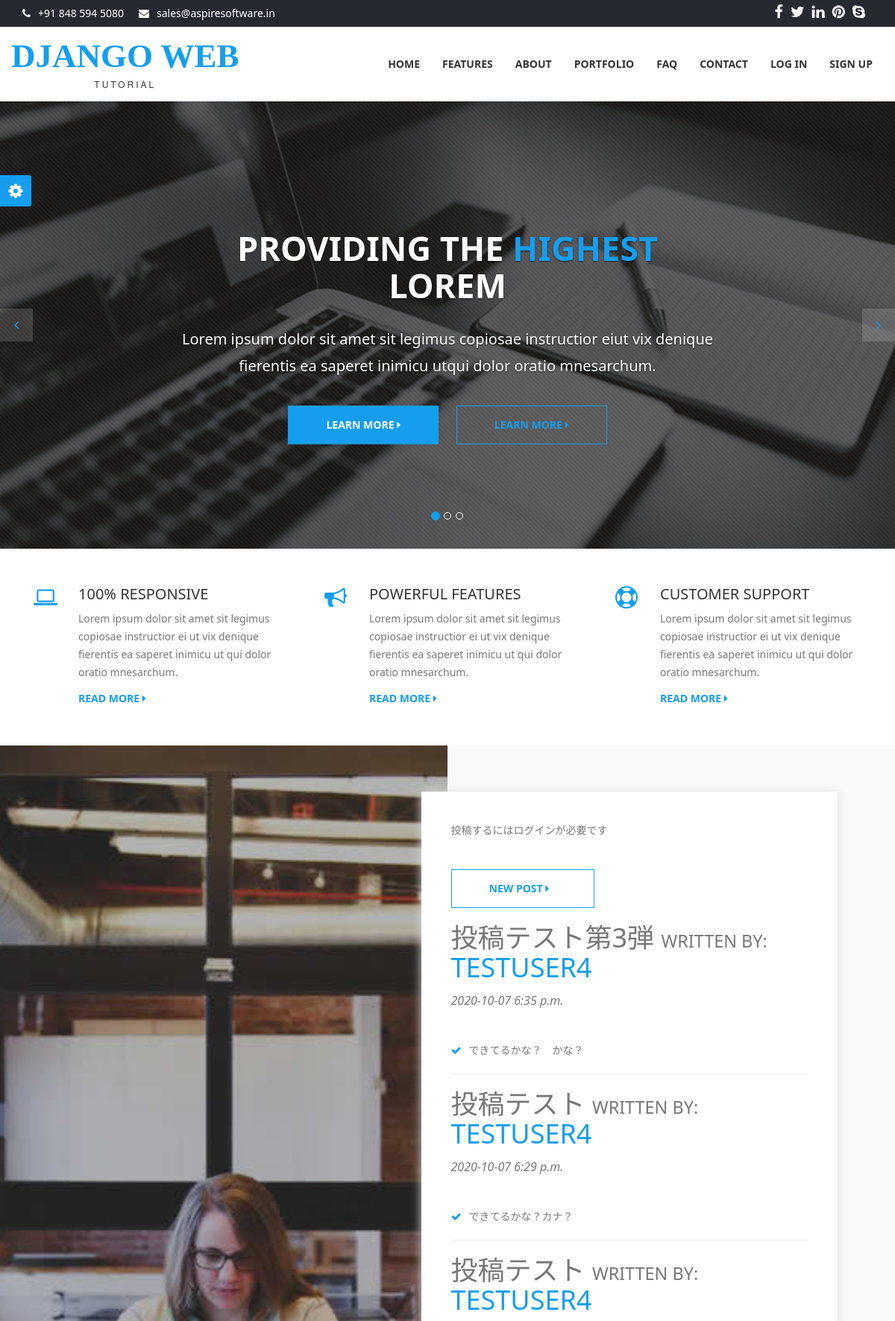
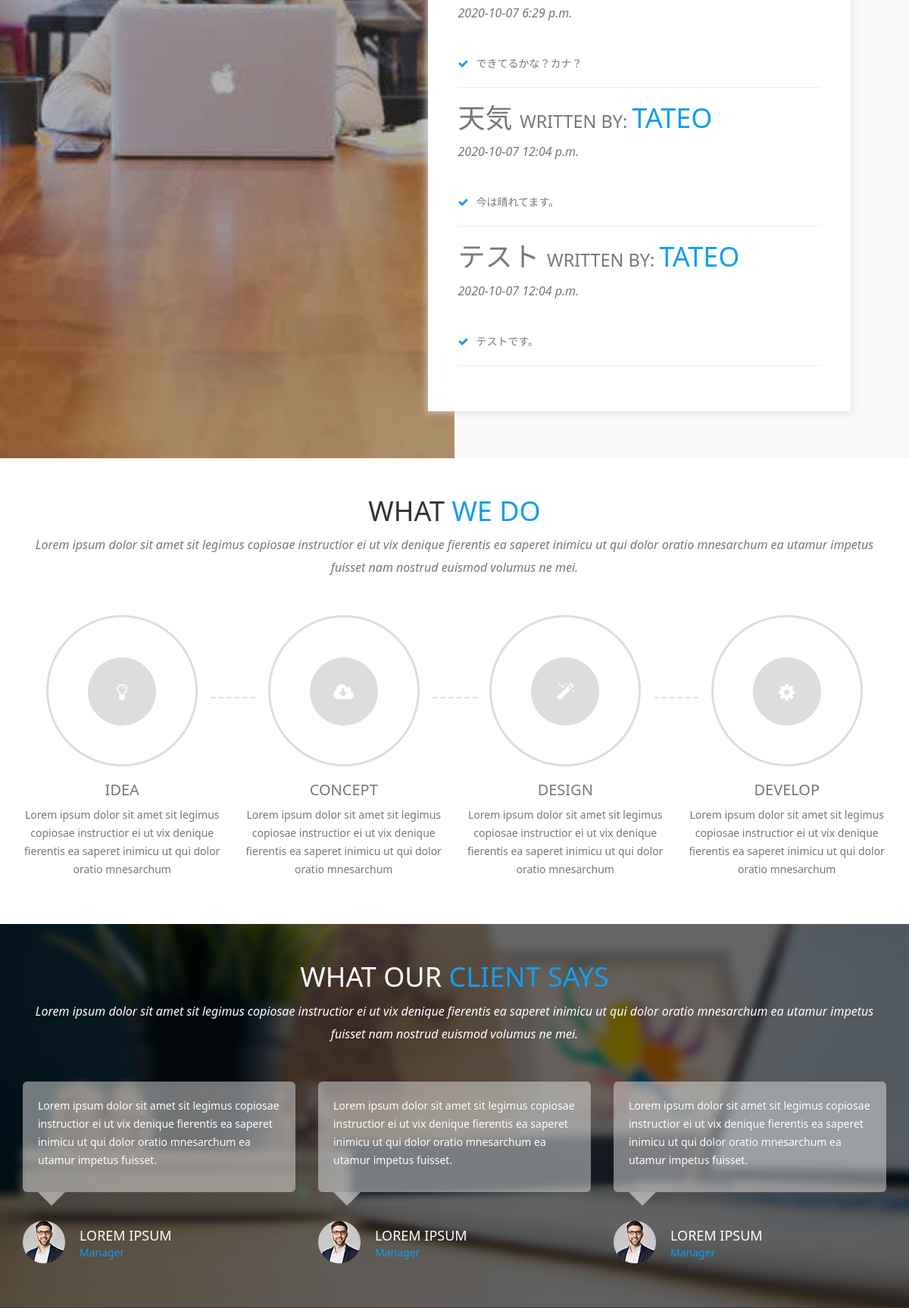
The page / (upper part) on the database its author committed (2 pictures, top to bottom).
### blog/models.py (models this page shows, shortened)
class Post(models.Model):
    title = models.CharField(max_length=100)
    content = models.TextField()
    author = models.ForeignKey(User, on_delete=models.CASCADE)
    date_posted = models.DateTimeField(default=timezone.now)

### blog/views.py (the view)
# urls.py: path('', views.PostListView.as_view(), name='blog-home'),
class PostListView(ListView):
    model = Post
    template_name = 'blog/home.html'
    context_object_name = 'posts'
    ordering = ['-date_posted']

### blog/templates/blog/home.html (shortened to what this page needs)
{% extends 'account/base.html' %}
{% load static %}
    {% block body %}
    <div id="myCarousel" class="carousel slide">
        <ol class="carousel-indicators">
            <li data-target="#myCarousel" data-slide-to="0" class="active"></li>
            <li data-target="#myCarousel" data-slide-to="1"></li>
            <li data-target="#myCarousel" data-slide-to="2"></li>
        </ol>
        <div class="carousel-inner">
            <div class="item active">
                <div class="fill" style="background-image:url('static/img/banner-slide-1.jpg');"></div>
                <div class="carousel-caption slide-up">
                    <h1 class="banner_heading">Providing The <span>Highest </span>Lorem</h1>
                    <p class="banner_txt">Lorem ipsum dolor sit amet sit legimus copiosae instructior eiut vix denique fierentis ea saperet inimicu utqui dolor oratio mnesarchum.</p>
                    <div class="slider_btn">
                        <button type="button" class="btn btn-default slide">Learn More <i class="fa fa-caret-right"></i></button>
                        <button type="button" class="btn btn-primary slide">Learn More <i class="fa fa-caret-right"></i></button>
                    </div>
                </div>
            </div>
        </div>
        <a class="left carousel-control" href="#myCarousel" role="button" data-slide="prev"> <i class="fa fa-angle-left" aria-hidden="true"></i>
        </a>
        <a class="right carousel-control" href="#myCarousel" role="button" data-slide="next"> <i class="fa fa-angle-right" aria-hidden="true"></i>
        </a>
    </div>
    <section id="features">
        <div class="container">
            <div class="row">
                <div class="col-md-4 col-xs-12 block">
                    <div class="col-md-2 col-xs-2"><i class="fa fa-laptop feature_icon"></i></div>
                    <div class="col-md-10 col-xs-10">
                        <h4>100% Responsive</h4>
                        <p>Lorem ipsum dolor sit amet sit legimus copiosae instructior ei ut vix denique fierentis ea saperet inimicu ut qui dolor oratio mnesarchum.</p>
                        <a href="#" class="readmore">Read More <i class="fa fa-caret-right"></i></a>
                    </div>
                </div>
                <div class="col-md-4 col-xs-12 block">
                    <div class="col-md-2 col-xs-2"><i class="fa fa-bullhorn feature_icon"></i></div>
                    <div class="col-md-10 col-xs-10">
                        <h4>Powerful Features</h4>
                        <p>Lorem ipsum dolor sit amet sit legimus copiosae instructior ei ut vix denique fierentis ea saperet inimicu ut qui dolor oratio mnesarchum.</p>
                        <a href="#" class="readmore">Read More <i class="fa fa-caret-right"></i></a>
                    </div>
                </div>
                <div class="col-md-4 col-xs-12 block">
                    <div class="col-md-2 col-xs-2"><i class="fa fa-support feature_icon"></i></div>
                    <div class="col-md-10 col-xs-10">
                        <h4>Customer Support</h4>
                        <p>Lorem ipsum dolor sit amet sit legimus copiosae instructior ei ut vix denique fierentis ea saperet inimicu ut qui dolor oratio mnesarchum.</p>
                        <a href="#" class="readmore">Read More <i class="fa fa-caret-right"></i></a>
                    </div>
                </div>
            </div>
        </div>
    </section>
    <section id="about">
        <div class="image-holder col-lg-6 col-md-6 col-sm-6 col-xs-12 pull-left">
            <div class="background-imgholder">
            </div>
        </div>
        <div class="container-fluid">
            <div class="col-md-7 col-md-offset-5 col-sm-8 col-sm-offset-2 col-xs-12 text-inner ">
                <div class="text-block">
                    <div class="section-heading">
                        <p>投稿するにはログインが必要です</p>
                        <form action="{% url 'post-create' %}">
                            <button type="submit" class="btn btn-primary slide">New Post  <i
                                class="fa fa-caret-right"></i> </button>
                        </form>
                        {% for post in posts %}
                        <h1><a href="{% url 'post-detail' post.id %}">{{ post.title }}</a>
                            <small> written by:
                            </small><span> {{ post.author }} </span></h1>
                        <p class="subheading">{{ post.date_posted|date:'Y-m-d P' }}</p>
                        <ul class="aboutul">
                            <li> <i class="fa fa-check"></i>{{ post.content }}</li>
                        </ul>
                        <hr>
                        {% endfor %}
                    </div>
                </div>
            </div>
        </div>
    </section>
    <section id="process">
        <div class="container">
            <div class="section-heading text-center">
                <div class="col-md-12 col-xs-12">
                    <h1>What <span>We Do</span></h1>
                    <p class="subheading">Lorem ipsum dolor sit amet sit legimus copiosae instructior ei ut vix denique fierentis ea saperet inimicu ut qui dolor oratio mnesarchum ea utamur impetus fuisset nam nostrud euismod volumus ne mei.</p>
                </div>
            </div>
            <div class="row">
                <div class="col-md-3 col-sm-6 block process-block">
                    <div class="process-icon-holder">
                        <div class="process-border">
                            <span class="process-icon"><a href="#"><i class="fa fa-lightbulb-o feature_icon"></i></a></span></div>
                    </div>
                    <div class="process-text-block">
                        <h4><a href="#">Idea</a></h4>
                        <p>Lorem ipsum dolor sit amet sit legimus copiosae instructior ei ut vix denique fierentis ea saperet inimicu ut qui dolor oratio mnesarchum</p>
                    </div>
                </div>
                <div class="col-md-3 col-sm-6 block process-block">
                    <div class="process-icon-holder">
                        <div class="process-border">
                            <span class="process-icon"><a href="#"><i class="fa fa-cloud-download feature_icon"></i></a></span></div>
                    </div>
                    <div class="process-text-block">
                        <h4><a href="#">Concept</a></h4>
                        <p>Lorem ipsum dolor sit amet sit legimus copiosae instructior ei ut vix denique fierentis ea saperet inimicu ut qui dolor oratio mnesarchum</p>
                    </div>
                </div>
                <div class="col-md-3 col-sm-6 block process-block">
                    <div class="process-icon-holder">
                        <div class="process-border">
                            <span class="process-icon"><a href="#"><i class="fa fa-magic feature_icon"></i></a></span></div>
                    </div>
                    <div class="process-text-block">
                        <h4><a href="#">Design</a></h4>
                        <p>Lorem ipsum dolor sit amet sit legimus copiosae instructior ei ut vix denique fierentis ea saperet inimicu ut qui dolor oratio mnesarchum</p>
                    </div>
                </div>
                <div class="col-md-3 col-sm-6 block process-block lastchild">
                    <div class="process-icon-holder">
                        <div class="process-border">
                            <span class="process-icon"><a href="#"><i class="fa fa-cog feature_icon"></i></a></span></div>
                    </div>
                    <div class="process-text-block">
                        <h4><a href="#">Develop</a></h4>
                        <p>Lorem ipsum dolor sit amet sit legimus copiosae instructior ei ut vix denique fierentis ea saperet inimicu ut qui dolor oratio mnesarchum</p>
                    </div>
                </div>
            </div>
        </div>
    </section>
    <section id="testimonial">
        <div class="container">
            <div class="section-heading text-center">
                <div class="col-md-12 col-xs-12">
                    <h1>What Our <span>Client Says</span></h1>
                    <p class="subheading">Lorem ipsum dolor sit amet sit legimus copiosae instructior ei ut vix denique fierentis ea saperet inimicu ut qui dolor oratio mnesarchum ea utamur impetus fuisset nam nostrud euismod volumus ne mei.</p>
                </div>
            </div>
            <div class="row">
                <div class="col-md-4 col-sm-12 block ">
                    <div class="testimonial_box">
                        <p>Lorem ipsum dolor sit amet sit legimus copiosae instructior ei ut vix denique fierentis ea saperet inimicu ut qui dolor oratio mnesarchum ea utamur impetus fuisset. </p>
                    </div>
                    <div class="arrow-down"></div>
                    <div class="testimonial_user">
                        <div class="user-image"><img src="{% static 'img/user1.png' %}" alt="user" class="img-responsive" /></div>
                        <div class="user-info">
                            <h5>Lorem Ipsum</h5>
                            <p>Manager</p>
                        </div>
                    </div>
                </div>
                <div class="col-md-4 col-sm-12 block">
                    <div class="testimonial_box">
                        <p>Lorem ipsum dolor sit amet sit legimus copiosae instructior ei ut vix denique fierentis ea saperet inimicu ut qui dolor oratio mnesarchum ea utamur impetus fuisset. </p>
                    </div>
                    <div class="arrow-down"></div>
                    <div class="testimonial_user">
                        <div class="user-image"><img src="{% static 'img/user1.png' %}" alt="user" class="img-responsive" /></div>
                        <div class="user-info">
                            <h5>Lorem Ipsum</h5>
                            <p>Manager</p>
                        </div>
                    </div>
                </div>
                <div class="col-md-4 col-sm-12 block">
                    <div class="testimonial_box">
                        <p>Lorem ipsum dolor sit amet sit legimus copiosae instructior ei ut vix denique fierentis ea saperet inimicu ut qui dolor oratio mnesarchum ea utamur impetus fuisset. </p>
                    </div>
                    <div class="arrow-down"></div>
                    <div class="testimonial_user">
                        <div class="user-image"><img src="{% static 'img/user1.png' %}" alt="user" class="img-responsive" /></div>
                        <div class="user-info">
                            <h5>Lorem Ipsum</h5>
                            <p>Manager</p>
                        </div>
                    </div>
                </div>
            </div>
        </div>
    </section>
    <div id="panel">
        <a class="open" href="#"><span><i class="fa fa-gear fa-spin"></i></span></a>
    </div>
    {% endblock body %}

### account/templates/account/base.html (shortened to what this page needs)
{% load static %}
<!DOCTYPE html>
<html>
<head>
    <link rel="stylesheet" href="https://cdnjs.cloudflare.com/ajax/libs/font-awesome/4.5.0/css/font-awesome.min.css">
    <link rel="stylesheet" type="text/css" href="{% static 'css/main.css' %}">
    <link rel="stylesheet" type="text/css" href="{% static 'css/skin.css' %}">
</head>
<body id="wrapper">
    <section id="top-header">
        <div class="container">
            <div class="row">
                <div class="col-md-7 col-sm-7 col-xs-7 top-header-links">
                    <ul class="contact_links">
                        <li><i class="fa fa-phone"></i><a href="#">+91 848 594 5080</a></li>
                        <li><i class="fa fa-envelope"></i><a href="#">sales@aspiresoftware.in</a></li>
                    </ul>
                </div>
                <div class="col-md-5 col-sm-5 col-xs-5 social">
                    <ul class="social_links">
                        <li><a href="#"><i class="fa fa-facebook"></i></a></li>
                        <li><a href="#"><i class="fa fa-twitter"></i></a></li>
                        <li><a href="#"><i class="fa fa-linkedin"></i></a></li>
                        <li><a href="#"><i class="fa fa-pinterest"></i></a></li>
                        <li><a href="#"><i class="fa fa-skype"></i></a></li>
                    </ul>
                </div>
            </div>
        </div>
    </section>
    <header>
        <nav class="navbar navbar-inverse">
            <div class="container">
                <div class="row">
                    <div class="navbar-header">
                        <a class="navbar-brand" href="#">
                            <h1>Django Web</h1><span>Tutorial</span></a>
                    </div>
                    <div id="navbar" class="collapse navbar-collapse navbar-right">
                        <ul class="nav navbar-nav">
                            <li><a href="{% url 'blog-home' %}">Home</a></li>
                            <li><a href="features.html">Features</a></li>
                            <li><a href="about.html">About</a></li>
                            <li><a href="portfolio.html">Portfolio</a></li>
                            <li><a href="faq.html">FAQ</a></li>
                            <li><a href="contact.html">Contact</a></li>
                            {% if user.is_authenticated %}
                            <li><a href="{% url 'logout' %}">Log Out</a></li>
                            <li><a href="#">Profile</a></li>
                            {% else %}
                            <li><a href="{% url 'login' %}">Log In</a></li>
                            <li><a href="{% url 'sign_up' %}">Sign Up</a></li>
                            {% endif %}
                        </ul>
                    </div>
                </div>
            </div>
        </nav>
    </header>
    {% block body %}{% endblock body %}
</body>
</html>

### rows shown on the page
Post: title "投稿テスト第3弾", author "TESTUSER4", date_posted "2020-10-07 6:35 p.m.", content "できてるかな？ かな？"
Post: title "投稿テスト", author "TESTUSER4", date_posted "2020-10-07 6:29 p.m.", content "できてるかな？カナ？"
Post: title "投稿テスト", author "TESTUSER4", date_posted "2020-10-07 6:29 p.m.", content "できてるかな？カナ？"
Post: title "天気", author "TATEO", date_posted "2020-10-07 12:04 p.m.", content "今は晴れてます。"
Post: title "テスト", author "TATEO", date_posted "2020-10-07 12:04 p.m.", content "テストです。"
